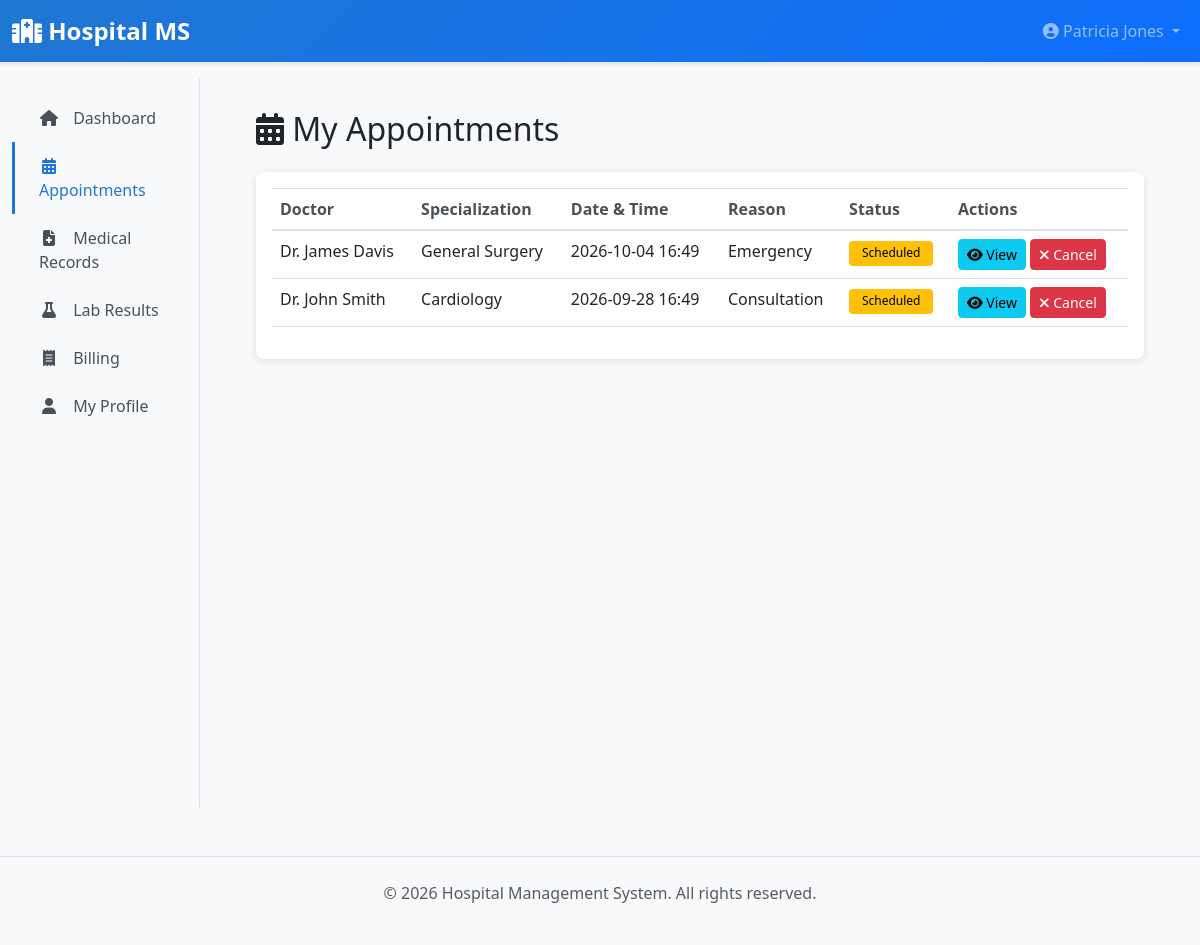
/patient/appointments (signed in), run on the app's committed database.
### app/models/__init__.py (models this page shows, shortened)
class User(UserMixin, db.Model):
    __tablename__ = 'users'
    id = db.Column(db.Integer, primary_key=True)
    username = db.Column(db.String(80), unique=True, nullable=False, index=True)
    email = db.Column(db.String(120), unique=True, nullable=False, index=True)
    password_hash = db.Column(db.String(255), nullable=False)
    first_name = db.Column(db.String(80))
    last_name = db.Column(db.String(80))
    phone = db.Column(db.String(20))
    role = db.Column(db.Enum(UserRole), nullable=False, default=UserRole.PATIENT)
    is_active = db.Column(db.Boolean, default=True)
    created_at = db.Column(db.DateTime, default=datetime.utcnow)
    updated_at = db.Column(db.DateTime, default=datetime.utcnow, onupdate=datetime.utcnow)
    patient = db.relationship('Patient', uselist=False, back_populates='user', foreign_keys='Patient.user_id', cascade='all, delete-orphan', passive_deletes=True)
    doctor = db.relationship('Doctor', uselist=False, back_populates='user', foreign_keys='Doctor.user_id', cascade='all, delete-orphan', passive_deletes=True)
    lab_staff = db.relationship('LabStaff', uselist=False, back_populates='user', foreign_keys='LabStaff.user_id', cascade='all, delete-orphan', passive_deletes=True)
    def get_full_name(self):
        return f"{self.first_name} {self.last_name}".strip()

class Appointment(db.Model):
    __tablename__ = 'appointments'
    id = db.Column(db.Integer, primary_key=True)
    patient_id = db.Column(db.Integer, db.ForeignKey('patients.id'), nullable=False)
    doctor_id = db.Column(db.Integer, db.ForeignKey('doctors.id'), nullable=False)
    appointment_date = db.Column(db.DateTime, nullable=False)
    reason = db.Column(db.Text)
    status = db.Column(db.String(20), default=AppointmentStatus.SCHEDULED.value, nullable=False)
    notes = db.Column(db.Text)
    created_at = db.Column(db.DateTime, default=datetime.utcnow)
    updated_at = db.Column(db.DateTime, default=datetime.utcnow, onupdate=datetime.utcnow)
    patient = db.relationship('Patient', back_populates='appointments')
    doctor = db.relationship('Doctor', back_populates='appointments')

class Doctor(db.Model):
    __tablename__ = 'doctors'
    id = db.Column(db.Integer, primary_key=True)
    user_id = db.Column(db.Integer, db.ForeignKey('users.id', ondelete='CASCADE'), nullable=False)
    department_id = db.Column(db.Integer, db.ForeignKey('departments.id'))
    doctor_id = db.Column(db.String(20), unique=True, nullable=False)
    specialization = db.Column(db.String(120), nullable=False)
    license_number = db.Column(db.String(50), unique=True)
    qualification = db.Column(db.Text)
    bio = db.Column(db.Text)
    consultation_fee = db.Column(db.Float, default=500.0)
    is_available = db.Column(db.Boolean, default=True)
    working_hours = db.Column(db.String(100))  # e.g., "09:00-17:00"
    created_at = db.Column(db.DateTime, default=datetime.utcnow)
    updated_at = db.Column(db.DateTime, default=datetime.utcnow, onupdate=datetime.utcnow)
    user = db.relationship('User', back_populates='doctor', foreign_keys=[user_id])
    department = db.relationship('Department', back_populates='doctors', foreign_keys=[department_id])
    appointments = db.relationship('Appointment', back_populates='doctor', cascade='all, delete-orphan')
    medical_records = db.relationship('MedicalRecord', back_populates='doctor', cascade='all, delete-orphan')
    prescriptions = db.relationship('Prescription', back_populates='doctor', foreign_keys='Prescription.doctor_id', cascade='all, delete-orphan')
    discharge_summaries = db.relationship('DischargeSummary', back_populates='doctor', cascade='all, delete-orphan')

### app/blueprints/patient.py (the view)
@patient_bp.route('/appointments')
@login_required
@patient_required
def appointments():
    patient = current_user.patient
    page = request.args.get('page', 1, type=int)
    appointments_list = Appointment.query.filter_by(patient_id=patient.id).order_by(
        Appointment.appointment_date.desc()
    ).paginate(page=page, per_page=10)
    return render_template('patient/appointments.html', appointments=appointments_list)

### app/templates/patient/appointments.html (shortened to what this page needs)
{% extends "layouts/base.html" %}
{% block content %}
<h2 class="mb-4"><i class="fas fa-calendar-alt"></i> My Appointments</h2>
<div class="card">
    <div class="card-body">
        {% if appointments.items %}
        <div class="table-responsive">
            <table class="table table-hover">
                <thead>
                    <tr>
                        <th>Doctor</th>
                        <th>Specialization</th>
                        <th>Date & Time</th>
                        <th>Reason</th>
                        <th>Status</th>
                        <th>Actions</th>
                    </tr>
                </thead>
                <tbody>
                    {% for apt in appointments.items %}
                    <tr>
                        <td>{{ apt.doctor.user.get_full_name() }}</td>
                        <td>{{ apt.doctor.specialization }}</td>
                        <td>{{ apt.appointment_date.strftime('%Y-%m-%d %H:%M') }}</td>
                        <td>{{ apt.reason or 'General Checkup' }}</td>
                        <td>
                            {% if apt.status == 'scheduled' %}
                                <span class="badge badge-warning">Scheduled</span>
                            {% elif apt.status == 'completed' %}
                                <span class="badge badge-success">Completed</span>
                            {% else %}
                                <span class="badge badge-danger">Cancelled</span>
                            {% endif %}
                        </td>
                        <td>
                            <a href="{{ url_for('patient.view_appointment', appointment_id=apt.id) }}" class="btn btn-sm btn-info">
                                <i class="fas fa-eye"></i> View
                            </a>
                            {% if apt.status == 'scheduled' %}
                                <form action="{{ url_for('patient.cancel_appointment', appointment_id=apt.id) }}" method="POST" style="display: inline;">
                                    <button type="submit" class="btn btn-sm btn-danger" onclick="return confirm('Cancel appointment?')">
                                        <i class="fas fa-times"></i> Cancel
                                    </button>
                                </form>
                            {% endif %}
                        </td>
                    </tr>
                    {% endfor %}
                </tbody>
            </table>
        </div>
        {% else %}
        <p class="text-muted text-center my-3">No appointments scheduled.</p>
        {% endif %}
    </div>
</div>
{% endblock %}

### app/templates/layouts/base.html (shortened to what this page needs)
<!DOCTYPE html>
<html lang="en">
<head>
    <link href="https://cdnjs.cloudflare.com/ajax/libs/bootstrap/5.3.0/css/bootstrap.min.css" rel="stylesheet">
    <link href="https://cdnjs.cloudflare.com/ajax/libs/font-awesome/6.4.0/css/all.min.css" rel="stylesheet">
</head>
<body>
    <nav class="navbar navbar-expand-lg navbar-dark sticky-top">
        <div class="container-fluid">
            <a class="navbar-brand" href="{{ url_for('main.dashboard') }}">
                <i class="fas fa-hospital"></i> Hospital MS
            </a>
            <div class="collapse navbar-collapse" id="navbarNav">
                <ul class="navbar-nav ms-auto">
                    {% if current_user.is_authenticated %}
                        <li class="nav-item dropdown">
                            <a class="nav-link dropdown-toggle" href="#" id="userDropdown" role="button" data-bs-toggle="dropdown">
                                <i class="fas fa-user-circle"></i> {{ current_user.get_full_name() or current_user.username }}
                            </a>
                        </li>
                    {% else %}
                        <li class="nav-item">
                            <a class="nav-link" href="{{ url_for('auth.login') }}">Login</a>
                        </li>
                    {% endif %}
                </ul>
            </div>
        </div>
    </nav>
    {% if current_user.is_authenticated %}
        <div class="container-fluid">
            <div class="row">
                <nav class="col-md-3 col-lg-2 d-md-block bg-light sidebar">
                    <div class="position-sticky pt-3">
                        <ul class="nav flex-column">
                            {% if current_user.role.value == 'admin' %}
                                <li class="nav-item">
                                    <a class="nav-link {% if request.endpoint == 'admin.dashboard' %}active{% endif %}" href="{{ url_for('admin.dashboard') }}">
                                        <i class="fas fa-home"></i> Dashboard
                                    </a>
                                </li>
                                <li class="nav-item">
                                    <a class="nav-link {% if request.endpoint in ['admin.users_list', 'admin.create_user', 'admin.edit_user'] %}active{% endif %}" href="{{ url_for('admin.users_list') }}">
                                        <i class="fas fa-users"></i> Users
                                    </a>
                                </li>
                                <li class="nav-item">
                                    <a class="nav-link {% if request.endpoint in ['admin.doctors_list', 'admin.edit_doctor'] %}active{% endif %}" href="{{ url_for('admin.doctors_list') }}">
                                        <i class="fas fa-user-md"></i> Doctors
                                    </a>
                                </li>
                                <li class="nav-item">
                                    <a class="nav-link {% if request.endpoint in ['admin.beds_list', 'admin.create_bed'] %}active{% endif %}" href="{{ url_for('admin.beds_list') }}">
                                        <i class="fas fa-bed"></i> Beds
                                    </a>
                                </li>
                                <li class="nav-item">
                                    <a class="nav-link {% if request.endpoint in ['admin.departments_list', 'admin.create_department'] %}active{% endif %}" href="{{ url_for('admin.departments_list') }}">
                                        <i class="fas fa-sitemap"></i> Departments
                                    </a>
                                </li>
                                <li class="nav-item">
                                    <a class="nav-link {% if request.endpoint in ['admin.insurances_list', 'admin.create_insurance'] %}active{% endif %}" href="{{ url_for('admin.insurances_list') }}">
                                        <i class="fas fa-hand-holding-medical"></i> Insurances
                                    </a>
                                </li>
                                <li class="nav-item">
                                    <a class="nav-link {% if request.endpoint == 'admin.audit_logs' %}active{% endif %}" href="{{ url_for('admin.audit_logs') }}">
                                        <i class="fas fa-history"></i> Audit Logs
                                    </a>
                                </li>
                                <li class="nav-item">
                                    <a class="nav-link {% if request.endpoint in ['admin.lab_tests_list', 'admin.create_lab_test'] %}active{% endif %}" href="{{ url_for('admin.lab_tests_list') }}">
                                        <i class="fas fa-flask"></i> Lab Tests
                                    </a>
                                </li>
                                <li class="nav-item">
                                    <a class="nav-link {% if request.endpoint == 'admin.reports' %}active{% endif %}" href="{{ url_for('admin.reports') }}">
                                        <i class="fas fa-chart-bar"></i> Reports
                                    </a>
                                </li>
                            {% else %}
                                <li class="nav-item">
                                    <a class="nav-link {% if request.endpoint == 'patient.dashboard' %}active{% endif %}" href="{{ url_for('patient.dashboard') }}">
                                        <i class="fas fa-home"></i> Dashboard
                                    </a>
                                </li>
                                <li class="nav-item">
                                    <a class="nav-link {% if request.endpoint in ['patient.appointments', 'patient.view_appointment'] %}active{% endif %}" href="{{ url_for('patient.appointments') }}">
                                        <i class="fas fa-calendar-alt"></i> Appointments
                                    </a>
                                </li>
                                <li class="nav-item">
                                    <a class="nav-link {% if request.endpoint in ['patient.medical_records', 'patient.view_medical_record'] %}active{% endif %}" href="{{ url_for('patient.medical_records') }}">
                                        <i class="fas fa-file-medical"></i> Medical Records
                                    </a>
                                </li>
                                <li class="nav-item">
                                    <a class="nav-link {% if request.endpoint in ['patient.lab_results', 'patient.view_lab_result'] %}active{% endif %}" href="{{ url_for('patient.lab_results') }}">
                                        <i class="fas fa-flask"></i> Lab Results
                                    </a>
                                </li>
                                <li class="nav-item">
                                    <a class="nav-link {% if request.endpoint in ['patient.billing', 'patient.view_bill'] %}active{% endif %}" href="{{ url_for('patient.billing') }}">
                                        <i class="fas fa-receipt"></i> Billing
                                    </a>
                                </li>
                                <li class="nav-item">
                                    <a class="nav-link {% if request.endpoint in ['patient.profile', 'patient.edit_profile'] %}active{% endif %}" href="{{ url_for('patient.profile') }}">
                                        <i class="fas fa-user"></i> My Profile
                                    </a>
                                </li>
                            {% endif %}
                        </ul>
                    </div>
                </nav>
                <main class="col-md-9 ms-sm-auto col-lg-10 px-md-4">
                    <div class="main-content">
                        {% block content %}{% endblock %}
                    </div>
                </main>
            </div>
        </div>
    {% else %}
        <div style="min-height: calc(100vh - 70px); padding: 2rem;">
            {% block auth_content %}{% endblock %}
        </div>
    {% endif %}
    <footer class="bg-light py-4 mt-5 border-top">
        <div class="container text-center text-muted">
            <p>&copy; 2026 Hospital Management System. All rights reserved.</p>
        </div>
    </footer>
</body>
</html>

### data on the page
User: first_name+last_name "Patricia Jones"
Appointment: doctor.user.get_full_name "Dr. James Davis", doctor.specialization "General Surgery", appointment_date "2026-10-04 16:49", reason "Emergency", status "Scheduled"
Appointment: doctor.user.get_full_name "Dr. John Smith", doctor.specialization "Cardiology", appointment_date "2026-09-28 16:49", reason "Consultation", status "Scheduled"
